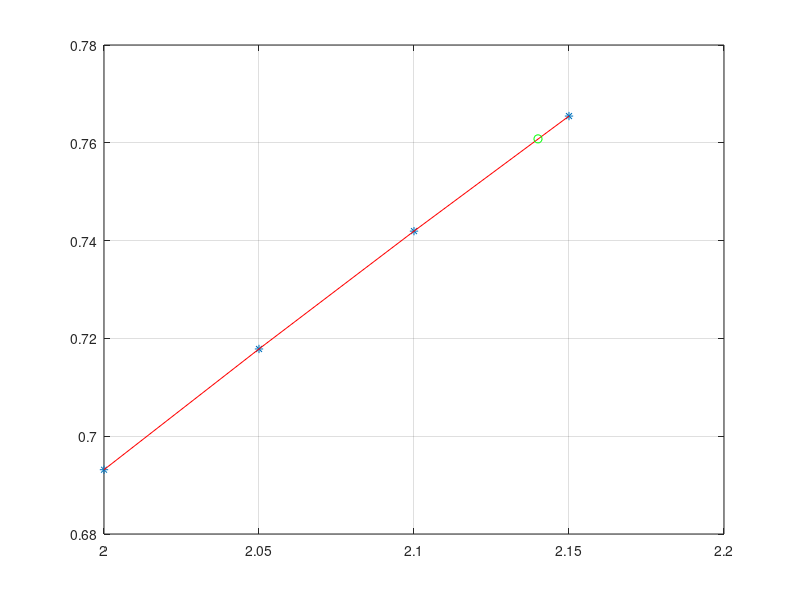

This chart was generated by the following MATLAB code:
function sistema
format long
clear
clc
%x = [-1 0 1];
%y = [4; 1; -1];
x = [2:0.05:2.15];
y = log(x)
n = length(x);
grau = n-1;

for i = 1:n
  for j = 1:n
    V(i,j) = x(i)^(j-1);
  end
end
a = V\y';
%xx = 0.5;
xx = 2.14;
px=avalia(xx, n, a);  %aprox polinomial
exato = log(xx);      % valor exato

% ------- grafica ------- %
x1 = [x(1):0.05:x(n)];
n1 = length(x1);
for j=1:n1
  p(j)=avalia(x1(j), n, a);
end
p
pause
% ----------------------- %

plot(x,y, '*')
grid
hold on
plot(x1, p, 'r')
hold on
plot(xx, px, 'go')
end

function p=avalia(xx, n, a)
p = 0;
for i=1:n
  p = p + a(i)*xx^(i-1);
end
p;
end
